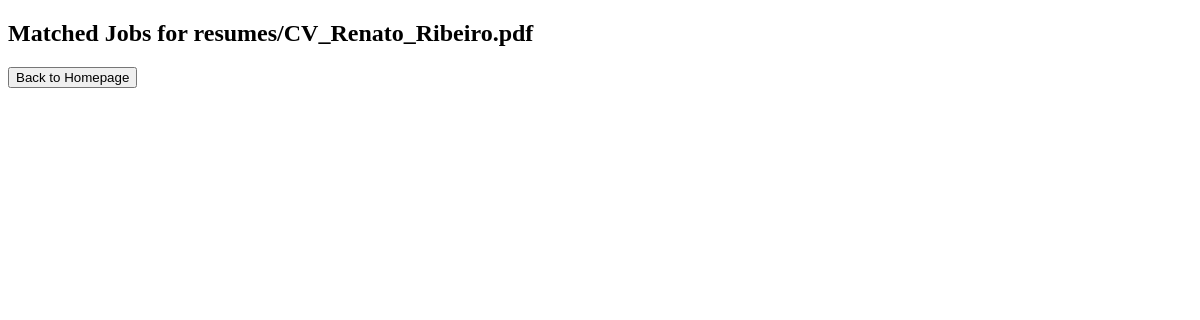
Page /upload/matched_jobs/1/ on the earlier database version.
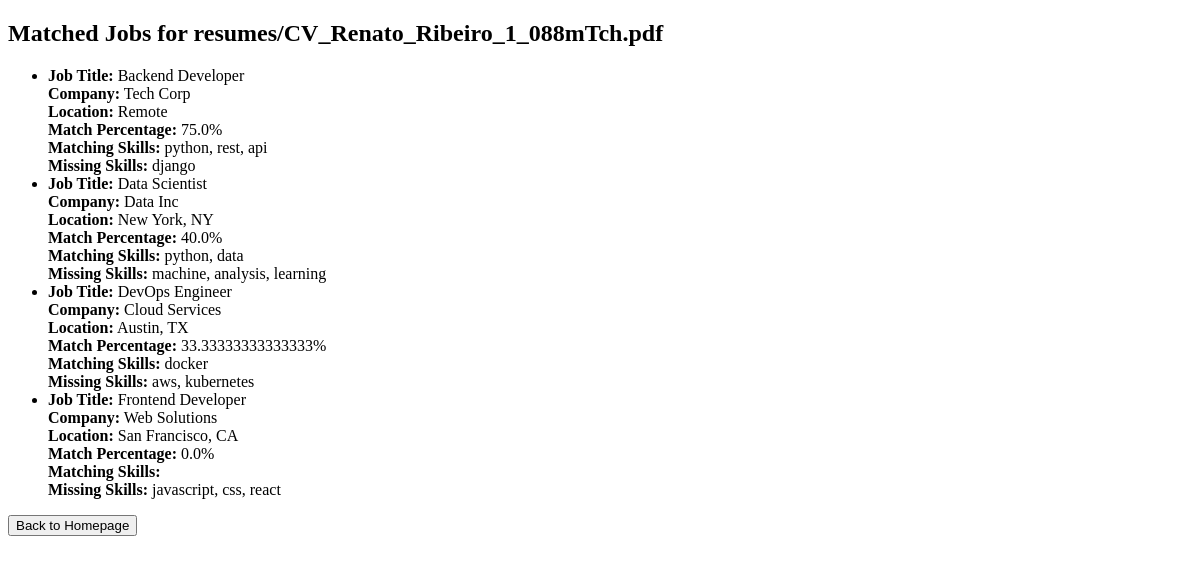
Same page on the later database version.
### matcher/models.py (models this page shows)
class Resume(models.Model):
    file = models.FileField(upload_to='resumes/')
    uploaded_at = models.DateTimeField(auto_now_add=True)
    skills = models.TextField(blank=True)
    experience = models.TextField(blank=True)
    education = models.TextField(blank=True)

class JobOpening(models.Model):
    title = models.CharField(max_length=255)
    description = models.TextField()
    skills_required = models.TextField()
    company = models.CharField(max_length=255)
    location = models.CharField(max_length=255)
    posted_at = models.DateTimeField(auto_now_add=True)

### matcher/views.py (the view)
# urls.py: path('matched_jobs/<int:resume_id>/', matched_jobs, name='matched_jobs'),
def matched_jobs(request, resume_id):
    resume = Resume.objects.get(id=resume_id)
    results = compare_resume_with_jobs(resume)
    return render(request, 'matched_jobs.html', {'resume': resume, 'results': results})

### matcher/utils.py (called while the page is built)
def calculate_match_percentage(resume, job_opening):
    resume_skills = set(re.findall(r'\b\w+\b', resume.skills.lower()))
    job_skills = set(re.findall(r'\b\w+\b', job_opening.skills_required.lower()))
    matching_skills = resume_skills.intersection(job_skills)
    total_skills = job_skills
    match_percentage = (len(matching_skills) / len(total_skills)) * 100 if total_skills else 0
    return match_percentage, matching_skills, total_skills - matching_skills

def compare_resume_with_jobs(resume):
    job_openings = JobOpening.objects.all()
    results = []
    for job in job_openings:
        match_percentage, matching_skills, missing_skills = calculate_match_percentage(resume, job)
        results.append({
            'job': job,
            'match_percentage': match_percentage,
            'matching_skills': matching_skills,
            'missing_skills': missing_skills
        })
    results.sort(key=lambda x: x['match_percentage'], reverse=True)
    return results

### resume_matcher/templates/matched_jobs.html (shortened to what this page needs)
<!DOCTYPE html>
<html>
<head>
</head>
<body>
    <h2>Matched Jobs for {{ resume.file.name }}</h2>
    <ul>
        {% for result in results %}
            <li>
                <strong>Job Title:</strong> {{ result.job.title }}<br>
                <strong>Company:</strong> {{ result.job.company }}<br>
                <strong>Location:</strong> {{ result.job.location }}<br>
                <strong>Match Percentage:</strong> {{ result.match_percentage }}%<br>
                <strong>Matching Skills:</strong> {{ result.matching_skills|join:", " }}<br>
                <strong>Missing Skills:</strong> {{ result.missing_skills|join:", " }}
            </li>
        {% endfor %}
    </ul>
    <a href="{% url 'homepage' %}"><button>Back to Homepage</button></a>
</body>
</html>

Differences in the rows shown:
changed Resume: file.name "resumes/CV_Renato_Ribeiro.pdf" → "resumes/CV_Renato_Ribeiro_1_088mTch.pdf"
added JobOpening: job "Backend Developer", job.company "Tech Corp", job.location "Remote", match_percentage "75.0", matching_skills "python, rest, api", missing_skills "django"
added JobOpening: job "Data Scientist", job.company "Data Inc", job.location "New York, NY", match_percentage "40.0", matching_skills "python, data", missing_skills "machine, analysis, learning"
added JobOpening: job "DevOps Engineer", job.company "Cloud Services", job.location "Austin, TX", match_percentage "33.33333333333333", matching_skills "docker", missing_skills "aws, kubernetes"
added JobOpening: job "Frontend Developer", job.company "Web Solutions", job.location "San Francisco, CA", match_percentage "0.0", missing_skills "javascript, css, react"
